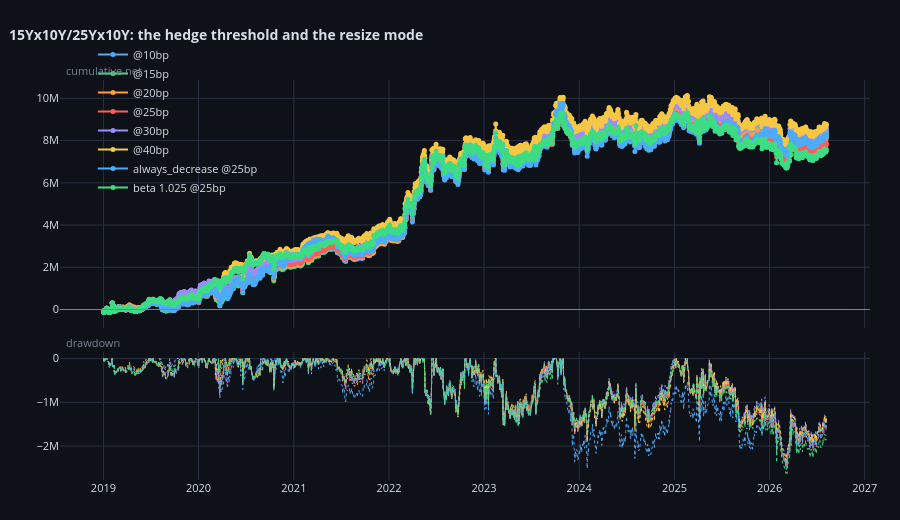

Source (notebook cell):
### Code cell
_pair = LIKE.index[0]
_curves2 = {f"@{t:g}bp": _book(_pair, 12, t, 1.0, "neutral")[0] for t in GRID["thresholds"]}
_curves2["always_decrease @25bp"] = _book(_pair, 12, 25.0, 1.0, "always_decrease")[0]
_curves2["beta 1.025 @25bp"] = _book(_pair, 12, 25.0, 1.025, "neutral")[0]
fig = compare_curves(_curves2, title=f"{_pair}: the hedge threshold and the resize mode")
fig.show()

### Figure 1 — Plotly figure (JSON) as saved in the notebook; plotly's stock layout.template omitted (floating-point values rounded to 4 significant figures; data arrays with more than 128 entries replaced by an {"elided": "..."} marker saying what was removed)
{"data": [{"hovertemplate": "<b>@10bp</b><br>%{x|%Y-%m-%d}<br>cum %{y:.3f}<extra></extra>", "line": {"color": "#4dabf7", "width": 2}, "marker": {"size": 5}, "mode": "lines+markers", "name": "@10bp", "type": "scatter", "x": {"elided": "1898 str values"}, "xaxis": "x", "y": {"elided": "1898 float values"}, "yaxis": "y"}, {"hoverinfo": "skip", "line": {"color": "#4dabf7", "dash": "dot", "width": 1}, "mode": "lines", "name": "@10bp dd", "showlegend": false, "type": "scatter", "x": {"elided": "1898 str values"}, "xaxis": "x2", "y": {"elided": "1898 float values"}, "yaxis": "y2"}, {"hovertemplate": "<b>@15bp</b><br>%{x|%Y-%m-%d}<br>cum %{y:.3f}<extra></extra>", "line": {"color": "#3ddc84", "width": 2}, "marker": {"size": 5}, "mode": "lines+markers", "name": "@15bp", "type": "scatter", "x": {"elided": "1898 str values"}, "xaxis": "x", "y": {"elided": "1898 float values"}, "yaxis": "y"}, {"hoverinfo": "skip", "line": {"color": "#3ddc84", "dash": "dot", "width": 1}, "mode": "lines", "name": "@15bp dd", "showlegend": false, "type": "scatter", "x": {"elided": "1898 str values"}, "xaxis": "x2", "y": {"elided": "1898 float values"}, "yaxis": "y2"}, {"hovertemplate": "<b>@20bp</b><br>%{x|%Y-%m-%d}<br>cum %{y:.3f}<extra></extra>", "line": {"color": "#ff9f43", "width": 2}, "marker": {"size": 5}, "mode": "lines+markers", "name": "@20bp", "type": "scatter", "x": {"elided": "1898 str values"}, "xaxis": "x", "y": {"elided": "1898 float values"}, "yaxis": "y"}, {"hoverinfo": "skip", "line": {"color": "#ff9f43", "dash": "dot", "width": 1}, "mode": "lines", "name": "@20bp dd", "showlegend": false, "type": "scatter", "x": {"elided": "1898 str values"}, "xaxis": "x2", "y": {"elided": "1898 float values"}, "yaxis": "y2"}, {"hovertemplate": "<b>@25bp</b><br>%{x|%Y-%m-%d}<br>cum %{y:.3f}<extra></extra>", "line": {"color": "#ff5c5c", "width": 2}, "marker": {"size": 5}, "mode": "lines+markers", "name": "@25bp", "type": "scatter", "x": {"elided": "1898 str values"}, "xaxis": "x", "y": {"elided": "1898 float values"}, "yaxis": "y"}, {"hoverinfo": "skip", "line": {"color": "#ff5c5c", "dash": "dot", "width": 1}, "mode": "lines", "name": "@25bp dd", "showlegend": false, "type": "scatter", "x": {"elided": "1898 str values"}, "xaxis": "x2", "y": {"elided": "1898 float values"}, "yaxis": "y2"}, {"hovertemplate": "<b>@30bp</b><br>%{x|%Y-%m-%d}<br>cum %{y:.3f}<extra></extra>", "line": {"color": "#9b8cff", "width": 2}, "marker": {"size": 5}, "mode": "lines+markers", "name": "@30bp", "type": "scatter", "x": {"elided": "1898 str values"}, "xaxis": "x", "y": {"elided": "1898 float values"}, "yaxis": "y"}, {"hoverinfo": "skip", "line": {"color": "#9b8cff", "dash": "dot", "width": 1}, "mode": "lines", "name": "@30bp dd", "showlegend": false, "type": "scatter", "x": {"elided": "1898 str values"}, "xaxis": "x2", "y": {"elided": "1898 float values"}, "yaxis": "y2"}, {"hovertemplate": "<b>@40bp</b><br>%{x|%Y-%m-%d}<br>cum %{y:.3f}<extra></extra>", "line": {"color": "#f6c744", "width": 2}, "marker": {"size": 5}, "mode": "lines+markers", "name": "@40bp", "type": "scatter", "x": {"elided": "1898 str values"}, "xaxis": "x", "y": {"elided": "1898 float values"}, "yaxis": "y"}, {"hoverinfo": "skip", "line": {"color": "#f6c744", "dash": "dot", "width": 1}, "mode": "lines", "name": "@40bp dd", "showlegend": false, "type": "scatter", "x": {"elided": "1898 str values"}, "xaxis": "x2", "y": {"elided": "1898 float values"}, "yaxis": "y2"}, {"hovertemplate": "<b>always_decrease @25bp</b><br>%{x|%Y-%m-%d}<br>cum %{y:.3f}<extra></extra>", "line": {"color": "#4dabf7", "width": 2}, "marker": {"size": 5}, "mode": "lines+markers", "name": "always_decrease @25bp", "type": "scatter", "x": {"elided": "1898 str values"}, "xaxis": "x", "y": {"elided": "1898 float values"}, "yaxis": "y"}, {"hoverinfo": "skip", "line": {"color": "#4dabf7", "dash": "dot", "width": 1}, "mode": "lines", "name": "always_decrease @25bp dd", "showlegend": false, "type": "scatter", "x": {"elided": "1898 str values"}, "xaxis": "x2", "y": {"elided": "1898 float values"}, "yaxis": "y2"}, {"hovertemplate": "<b>beta 1.025 @25bp</b><br>%{x|%Y-%m-%d}<br>cum %{y:.3f}<extra></extra>", "line": {"color": "#3ddc84", "width": 2}, "marker": {"size": 5}, "mode": "lines+markers", "name": "beta 1.025 @25bp", "type": "scatter", "x": {"elided": "1898 str values"}, "xaxis": "x", "y": {"elided": "1898 float values"}, "yaxis": "y"}, {"hoverinfo": "skip", "line": {"color": "#3ddc84", "dash": "dot", "width": 1}, "mode": "lines", "name": "beta 1.025 @25bp dd", "showlegend": false, "type": "scatter", "x": {"elided": "1898 str values"}, "xaxis": "x2", "y": {"elided": "1898 float values"}, "yaxis": "y2"}], "layout": {"annotations": [{"font": {"color": "#7b8394", "size": 11}, "showarrow": false, "text": "cumulative net", "x": 0.005, "xanchor": "left", "xref": "paper", "y": 1.0, "yanchor": "bottom", "yref": "paper"}, {"font": {"color": "#7b8394", "size": 11}, "showarrow": false, "text": "drawdown", "x": 0.005, "xanchor": "left", "xref": "paper", "y": 0.3196, "yanchor": "bottom", "yref": "paper"}], "font": {"color": "#d8dee9", "size": 11}, "height": 520, "hoverlabel": {"bgcolor": "#161a23", "bordercolor": "#2a3040"}, "hovermode": "x unified", "legend": {"bgcolor": "rgba(0,0,0,0)", "orientation": "h", "x": 0.25, "y": 1.1}, "margin": {"b": 40, "l": 60, "r": 30, "t": 80}, "paper_bgcolor": "#0e1117", "plot_bgcolor": "#0e1117", "shapes": [{"line": {"color": "#7b8394", "width": 1}, "type": "line", "x0": 0, "x1": 1, "xref": "x domain", "y0": 0, "y1": 0, "yref": "y"}], "title": {"font": {"size": 14}, "text": "<b>15Yx10Y/25Yx10Y: the hedge threshold and the resize mode</b>", "x": 0.01}, "xaxis": {"anchor": "y", "domain": [0.0, 1.0], "gridcolor": "#2a3040", "matches": "x2", "showgrid": true, "showspikes": true, "showticklabels": false, "spikecolor": "#7b8394", "spikedash": "dot", "spikemode": "across", "spikesnap": "cursor", "spikethickness": 1}, "xaxis2": {"anchor": "y2", "domain": [0.0, 1.0], "gridcolor": "#2a3040", "showgrid": true, "showspikes": true, "spikecolor": "#7b8394", "spikedash": "dot", "spikemode": "across", "spikesnap": "cursor", "spikethickness": 1}, "yaxis": {"anchor": "x", "domain": [0.3796, 1.0], "gridcolor": "#2a3040", "showgrid": true, "zeroline": false}, "yaxis2": {"anchor": "x2", "domain": [0.0, 0.3196], "gridcolor": "#2a3040", "showgrid": true, "zeroline": false}}}
